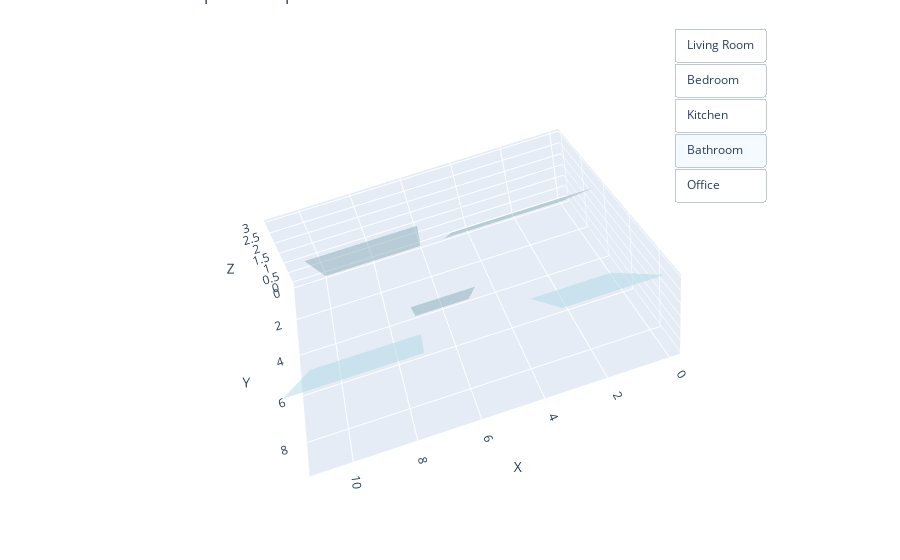

The cell this chart's notebook holds for it:
### Code cell
import plotly.graph_objects as go

# Sample 3D data (dimensions of rooms in x, y, z coordinates)
rooms_3d = {
    'Living Room': {'x': 0, 'y': 0, 'z': 0, 'length': 5, 'width': 4, 'height': 3, 'shape': 'sofa'},
    'Bedroom': {'x': 6, 'y': 0, 'z': 0, 'length': 4, 'width': 3, 'height': 3, 'shape': 'bed'},
    'Kitchen': {'x': 0, 'y': 5, 'z': 0, 'length': 3, 'width': 4, 'height': 3, 'shape': 'kitchen'},
    'Bathroom': {'x': 5, 'y': 4, 'z': 0, 'length': 2, 'width': 3, 'height': 3, 'shape': 'bathtub'},
    'Office': {'x': 7, 'y': 5, 'z': 0, 'length': 4, 'width': 4, 'height': 3, 'shape': 'desk'}
}

# Create 3D scatter plot for room placement
fig = go.Figure()

# Add cubes for each room
for room, dimensions in rooms_3d.items():
    fig.add_trace(go.Mesh3d(
        x=[dimensions['x'], dimensions['x'] + dimensions['length'], dimensions['x'] + dimensions['length'], dimensions['x']],
        y=[dimensions['y'], dimensions['y'], dimensions['y'] + dimensions['width'], dimensions['y'] + dimensions['width']],
        z=[dimensions['z'], dimensions['z'], dimensions['z'] + dimensions['height'], dimensions['z'] + dimensions['height']],
        opacity=0.5,
        color='lightblue',
        name=room,
        hoverinfo='text',
        hovertext=f"Room: {room}<br>Length: {dimensions['length']} m<br>Width: {dimensions['width']} m<br>Height: {dimensions['height']} m"
    ))

# Define the shapes (simple boxes) that represent furniture inside rooms
furniture_shapes = {
    'sofa': {'x': 1, 'y': 1, 'z': 1, 'length': 1, 'width': 0.5, 'height': 0.3, 'color': 'brown'},
    'bed': {'x': 1, 'y': 1, 'z': 1, 'length': 1.5, 'width': 1, 'height': 0.5, 'color': 'lightgreen'},
    'kitchen': {'x': 0.5, 'y': 2, 'z': 1, 'length': 1, 'width': 0.7, 'height': 0.6, 'color': 'lightyellow'},
    'bathtub': {'x': 0.5, 'y': 1, 'z': 1, 'length': 0.7, 'width': 0.5, 'height': 0.4, 'color': 'white'},
    'desk': {'x': 1, 'y': 1, 'z': 1, 'length': 1, 'width': 0.7, 'height': 0.4, 'color': 'darkblue'}
}

# Add shapes as 3D boxes to represent furniture inside the rooms
for room, dimensions in rooms_3d.items():
    shape = furniture_shapes[dimensions['shape']]
    fig.add_trace(go.Mesh3d(
        x=[dimensions['x'] + shape['x'], dimensions['x'] + shape['x'] + shape['length'], dimensions['x'] + shape['x'] + shape['length'], dimensions['x'] + shape['x']],
        y=[dimensions['y'] + shape['y'], dimensions['y'] + shape['y'], dimensions['y'] + shape['y'] + shape['width'], dimensions['y'] + shape['y'] + shape['width']],
        z=[dimensions['z'] + shape['z'], dimensions['z'] + shape['z'], dimensions['z'] + shape['z'] + shape['height'], dimensions['z'] + shape['z'] + shape['height']],
        opacity=1,
        color=shape['color'],
        name=dimensions['shape'],
        visible=False,  # Initially hide all furniture
        hoverinfo='text',
        hovertext=f"Furniture: {dimensions['shape']}"
    ))

# Update layout for 3D view
fig.update_layout(
    title="3D Visualization of Optimized Space with Interactive Furniture",
    scene=dict(
        xaxis_title='X',
        yaxis_title='Y',
        zaxis_title='Z'
    ),
    margin=dict(l=0, r=0, b=0, t=0),
    hovermode='closest'
)

# Add interactivity for showing furniture on click
# Show the furniture shapes when clicking a room
fig.update_layout(
    updatemenus=[
        dict(
            type='buttons',
            x=0.85,
            y=0.95,
            buttons=[
                dict(
                    label="Living Room",
                    method="relayout",
                    args=["visible", [True, False, False, False, False]]
                ),
                dict(
                    label="Bedroom",
                    method="relayout",
                    args=["visible", [False, True, False, False, False]]
                ),
                dict(
                    label="Kitchen",
                    method="relayout",
                    args=["visible", [False, False, True, False, False]]
                ),
                dict(
                    label="Bathroom",
                    method="relayout",
                    args=["visible", [False, False, False, True, False]]
                ),
                dict(
                    label="Office",
                    method="relayout",
                    args=["visible", [False, False, False, False, True]]
                ),
            ]
        )
    ]
)

# Show the plot
fig.show()

### Figure 1 — Plotly figure (JSON) as saved in the notebook; plotly's stock layout.template omitted (floating-point values rounded to 4 significant figures)
{"data": [{"color": "lightblue", "hoverinfo": "text", "hovertext": "Room: Living Room<br>Length: 5 m<br>Width: 4 m<br>Height: 3 m", "name": "Living Room", "opacity": 0.5, "type": "mesh3d", "x": [0, 5, 5, 0], "y": [0, 0, 4, 4], "z": [0, 0, 3, 3]}, {"color": "lightblue", "hoverinfo": "text", "hovertext": "Room: Bedroom<br>Length: 4 m<br>Width: 3 m<br>Height: 3 m", "name": "Bedroom", "opacity": 0.5, "type": "mesh3d", "x": [6, 10, 10, 6], "y": [0, 0, 3, 3], "z": [0, 0, 3, 3]}, {"color": "lightblue", "hoverinfo": "text", "hovertext": "Room: Kitchen<br>Length: 3 m<br>Width: 4 m<br>Height: 3 m", "name": "Kitchen", "opacity": 0.5, "type": "mesh3d", "x": [0, 3, 3, 0], "y": [5, 5, 9, 9], "z": [0, 0, 3, 3]}, {"color": "lightblue", "hoverinfo": "text", "hovertext": "Room: Bathroom<br>Length: 2 m<br>Width: 3 m<br>Height: 3 m", "name": "Bathroom", "opacity": 0.5, "type": "mesh3d", "x": [5, 7, 7, 5], "y": [4, 4, 7, 7], "z": [0, 0, 3, 3]}, {"color": "lightblue", "hoverinfo": "text", "hovertext": "Room: Office<br>Length: 4 m<br>Width: 4 m<br>Height: 3 m", "name": "Office", "opacity": 0.5, "type": "mesh3d", "x": [7, 11, 11, 7], "y": [5, 5, 9, 9], "z": [0, 0, 3, 3]}, {"color": "brown", "hoverinfo": "text", "hovertext": "Furniture: sofa", "name": "sofa", "opacity": 1, "type": "mesh3d", "visible": false, "x": [1, 2, 2, 1], "y": [1, 1, 1.5, 1.5], "z": [1, 1, 1.3, 1.3]}, {"color": "lightgreen", "hoverinfo": "text", "hovertext": "Furniture: bed", "name": "bed", "opacity": 1, "type": "mesh3d", "visible": false, "x": [7, 8.5, 8.5, 7], "y": [1, 1, 2, 2], "z": [1, 1, 1.5, 1.5]}, {"color": "lightyellow", "hoverinfo": "text", "hovertext": "Furniture: kitchen", "name": "kitchen", "opacity": 1, "type": "mesh3d", "visible": false, "x": [0.5, 1.5, 1.5, 0.5], "y": [7, 7, 7.7, 7.7], "z": [1, 1, 1.6, 1.6]}, {"color": "white", "hoverinfo": "text", "hovertext": "Furniture: bathtub", "name": "bathtub", "opacity": 1, "type": "mesh3d", "visible": false, "x": [5.5, 6.2, 6.2, 5.5], "y": [5, 5, 5.5, 5.5], "z": [1, 1, 1.4, 1.4]}, {"color": "darkblue", "hoverinfo": "text", "hovertext": "Furniture: desk", "name": "desk", "opacity": 1, "type": "mesh3d", "visible": false, "x": [8, 9, 9, 8], "y": [6, 6, 6.7, 6.7], "z": [1, 1, 1.4, 1.4]}], "layout": {"autosize": true, "hovermode": "closest", "margin": {"b": 0, "l": 0, "r": 0, "t": 0}, "scene": {"aspectmode": "auto", "aspectratio": {"x": 1.649, "y": 1.349, "z": 0.4496}, "camera": {"center": {"x": 0, "y": 0, "z": 0}, "eye": {"x": 0.1588, "y": 2.505, "z": 2.039}, "projection": {"type": "perspective"}, "up": {"x": -0.3043, "y": -0.5896, "z": 0.7482}}, "xaxis": {"title": {"text": "X"}, "type": "linear"}, "yaxis": {"title": {"text": "Y"}, "type": "linear"}, "zaxis": {"title": {"text": "Z"}, "type": "linear"}}, "title": {"text": "3D Visualization of Optimized Space with Interactive Furniture"}, "updatemenus": [{"active": 3, "buttons": [{"args": ["visible", [true, false, false, false, false]], "label": "Living Room", "method": "relayout"}, {"args": ["visible", [false, true, false, false, false]], "label": "Bedroom", "method": "relayout"}, {"args": ["visible", [false, false, true, false, false]], "label": "Kitchen", "method": "relayout"}, {"args": ["visible", [false, false, false, true, false]], "label": "Bathroom", "method": "relayout"}, {"args": ["visible", [false, false, false, false, true]], "label": "Office", "method": "relayout"}], "type": "buttons", "x": 0.85, "y": 0.95}], "visible": [false, false, false, true, false]}}
